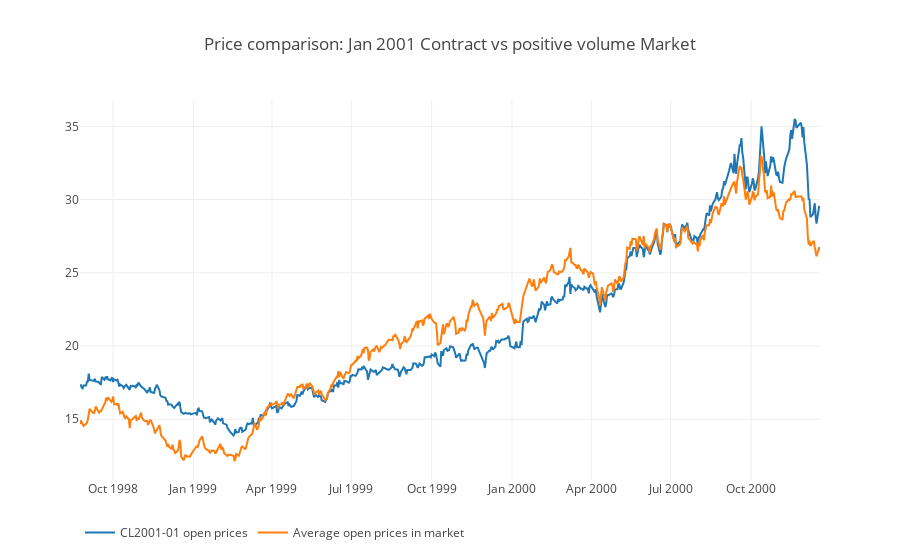

Notebook cell for this chart:
### Markdown cell above
We see an obvious deviation in January of the year 2000. I strongly suspect this is because of low-volume contracts influencing the market, so let's remove all contracts that are not within a year of their expiration:

### Code cell
df = df_query[df_query['contract_name'] == 'CL2001-01']

# Only grab data that shares the same date and time as our contract above
df_iso = df_query.merge(df[['date']], how='right', on='date')

# Separate out the contracts that expire more than a year after any given date
# This logic is in parts: if the year difference is less than one, the contracts are definitely
# within a year of each other. If the difference is exactly one, then the contracts
# are within a year of each other if the contracts month is less than the date's month
# This assume (correctly) the that the contract expire by the time they hit date
year_diff = df_iso['contract_year'] - df_iso['year']
df_bool = (year_diff < 1) | (year_diff == 1) & (df_iso['contract_month'] <= df_iso['month'])
df_iso = df_iso[df_bool]

df_iso = df_iso.groupby('date').median()
plot(
    [
        Scatter(x=df['date'], y=df['open'], name='CL2001-01 open prices'),
        Scatter(
            x=df_iso.index,
            y=df_iso['open'],
            name='Average open prices in market')
    ],
    title='Price comparison: Jan 2001 Contract vs positive volume Market')

### Figure 1 — Plotly figure (JSON) as saved in the notebook; plotly's stock layout.template omitted (floating-point values rounded to 4 significant figures; data arrays with more than 128 entries replaced by an {"elided": "..."} marker saying what was removed)
{"data": [{"hoverinfo": "skip", "name": "CL2001-01 open prices", "type": "scatter", "x": {"elided": "582 str values"}, "y": {"elided": "582 float values"}}, {"hoverinfo": "skip", "name": "Average open prices in market", "type": "scatter", "x": {"elided": "582 str values"}, "y": {"elided": "582 float values"}}], "layout": {"legend": {"orientation": "h"}, "showlegend": true, "title": "Price comparison: Jan 2001 Contract vs positive volume Market", "xaxis": {"fixedrange": true}, "yaxis": {"fixedrange": true}}}
